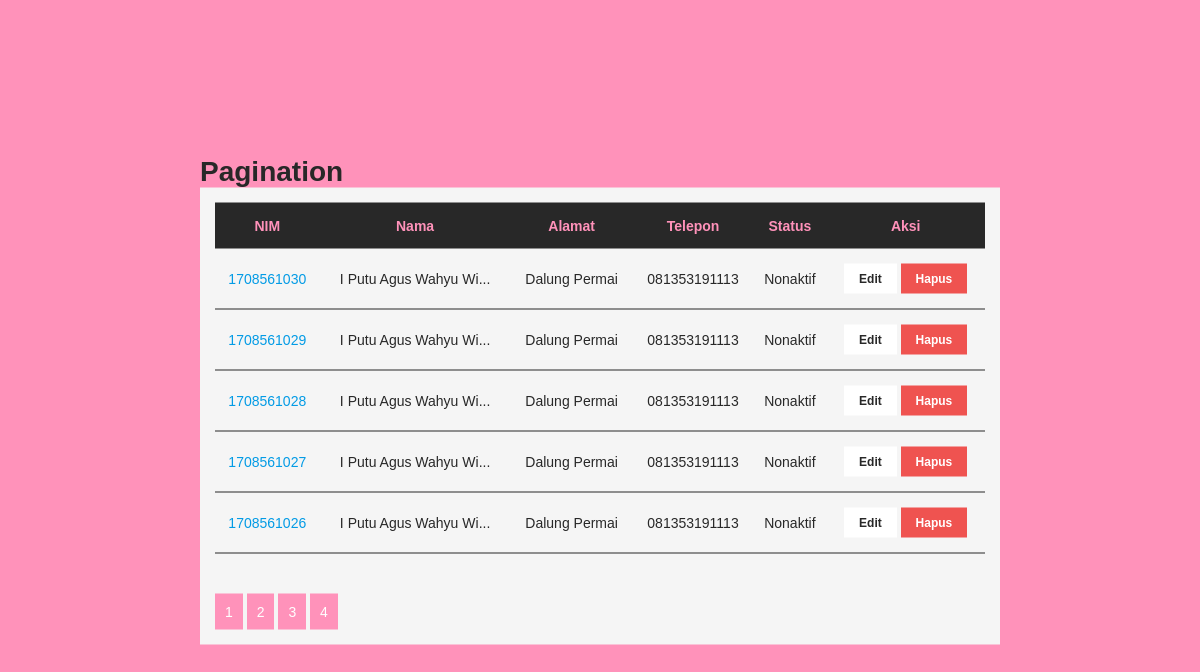
The page / on the database its author committed.
### tables this page shows
CREATE TABLE `mahasiswa` (
  `nim` int(11) unsigned NOT NULL AUTO_INCREMENT,
  `nama` varchar(255) NOT NULL DEFAULT '',
  `alamat` text NOT NULL,
  `no_telp` varchar(15) NOT NULL DEFAULT '',
  `status` enum('aktif','nonaktif') NOT NULL,
  PRIMARY KEY (`nim`)
);

### includes/get.php (the view, shortened to what this page needs)
<div class="container middle-align">
    <h1>Pagination</h1>
    <div class="box">
        <div class="table-responsive">
            <table class="table">
                <tr>
                    <th>NIM</th>
                    <th>Nama</th>
                    <th>Alamat</th>
                    <th>Telepon</th>
                    <th>Status</th>
                    <th>Aksi</th>
                </tr>
                <?php
                try {
                    $limit = 5;
                    $offset = empty(get('page')) ? 0 : abs((int) get('page')) * $limit;
                    $sql    = "SELECT * FROM mahasiswa";
                    $prep     = $db->prepare($sql);
                    $prep->execute();
                    $max = $prep->rowCount();
                    $jmlPage = ceil($max / $limit);
                    $sql    = "SELECT * FROM mahasiswa ORDER BY nim DESC LIMIT " . $offset . "," . $limit;
                    $prep2 = $db->prepare($sql);
                    $prep2->execute();
                    $data    = $prep2->fetchAll(PDO::FETCH_OBJ);
                } catch (PDOException $e) {
                    die("Error : " . $e->getMessage());
                }
                if ($prep2->rowCount()) {
                    foreach ($data as $item) {
                ?>
                        <tr>
                            <td><a href="index.php?p=show&nim=<?php echo $item->nim ?>"><?php echo e($item->nim) ?></a></td>
                            <td title="<?php echo $item->nama ?>"><?php echo strlen($item->nama) > 20 ? substr($item->nama, 0, 20) . "..." : e($item->nama)   ?></td>
                            <td title="<?php echo $item->alamat ?>"><?php echo strlen($item->alamat) > 20 ? substr($item->alamat, 0, 20) . "..." : e($item->alamat)  ?></td>
                            <td><?php echo e($item->no_telp) ?></td>
                            <td><?php echo e(ucfirst($item->status)) ?></td>
                            <td>
                                <a href="index.php?p=edit&nim=<?php echo $item->nim ?>" class="btn">Edit</a>
                                <form action="index.php?p=destroy" method="post" style="display: inline-block;">
                                    <button type="submit" class="btn btn-danger">Hapus</button>
                                </form>
                            </td>
                        </tr>
                    <?php
                    }
                } else {
                    ?>
                    <tr>
                        <td colspan="7"><strong>tidak ada data</strong></td>
                    </tr>
                <?php
                }
                ?>
            </table>
        </div>
        <ul class="menu">
            <?php
                $currentPage = empty(get('page')) ? 0 : abs((int) get('page'));
                for ($i = 1; $i < $jmlPage; $i++) {
            ?>
                <li><a <?php echo $currentPage === $i ? 'class="active"' : '' ?> href="?page=<?php echo $i ?>"><?php echo $i ?></a></li>
            <?php } ?>
        </ul>
    </div>
</div>

### index.php (shortened to what this page needs)
<!DOCTYPE html>
<html lang="en">
<head>
	<link rel="stylesheet" href="css/main.css">
</head>
<body>
	<?php
		require_once 'includes/connect.php';
		require_once 'functions.php';
		$url = isset($_GET['p']) ? $_GET['p'] : 'get';
		switch ($url) {
			case '':
			case 'get':
				require_once 'includes/get.php';
				break;
		}
	 ?>
</body>
</html>

### functions.php (shortened to what this page needs)
<?php
if(!function_exists('e')){
	function e($var){
		echo htmlentities($var);
	}
}
if(!function_exists('get')){
	function get($var){
		return isset($_GET[$var]) ? $_GET[$var] : null;
	}
}

### css/main.css (style rules this page uses)
* { padding: 0px; margin: 0px; box-sizing: border-box; }
body { font-family: "Arial"; font-size: 14px; background-color: #ff92ba; color: #282828; }
.container { margin: 0 auto; width: 800px; position: relative; }
.middle-align { position: absolute; top: 50%; left: 50%; transform: translate(-50%, -50%); }
.box { background-color: #f5f5f5; padding: 15px; }
.table { border-collapse: collapse; width: 100%; }
.table th { color: #ff92ba; background-color: #282828; padding: 15px 0; }
.table td { padding: 15px 5px; border-bottom: 1px solid #282828; text-align: center; }
.btn { display: inline-block; padding: 8px 15px; border: none; background-color: transparent; color: #282828; background-color: #ffffff; text-decoration: none; font-weight: bold; position: relative; font-size: 12px; }
.btn::after { content: " "; position: absolute; width: 100%; left: 0; top: 0; bottom: 0; }
.btn-danger { background-color: #ef5350; color: #ffffff; }
a { color: #039be5; text-decoration: none; }
.menu { list-style: none; margin-top: 40px; }
.menu li { display: inline-block; margin: 0; padding: 0; }
.menu li a { display: inline-block; padding: 10px; background-color: #ff92ba; color: #ffffff; }

### rows shown on the page
mahasiswa: nim "1708561030 Dalung Permai 081353191113 Nonaktif", nama "I Putu Agus Wahyu Wi"
mahasiswa: nim "1708561029 Dalung Permai 081353191113 Nonaktif", nama "I Putu Agus Wahyu Wi"
mahasiswa: nim "1708561028 Dalung Permai 081353191113 Nonaktif", nama "I Putu Agus Wahyu Wi"
mahasiswa: nim "1708561027 Dalung Permai 081353191113 Nonaktif", nama "I Putu Agus Wahyu Wi"
mahasiswa: nim "1708561026 Dalung Permai 081353191113 Nonaktif", nama "I Putu Agus Wahyu Wi"
